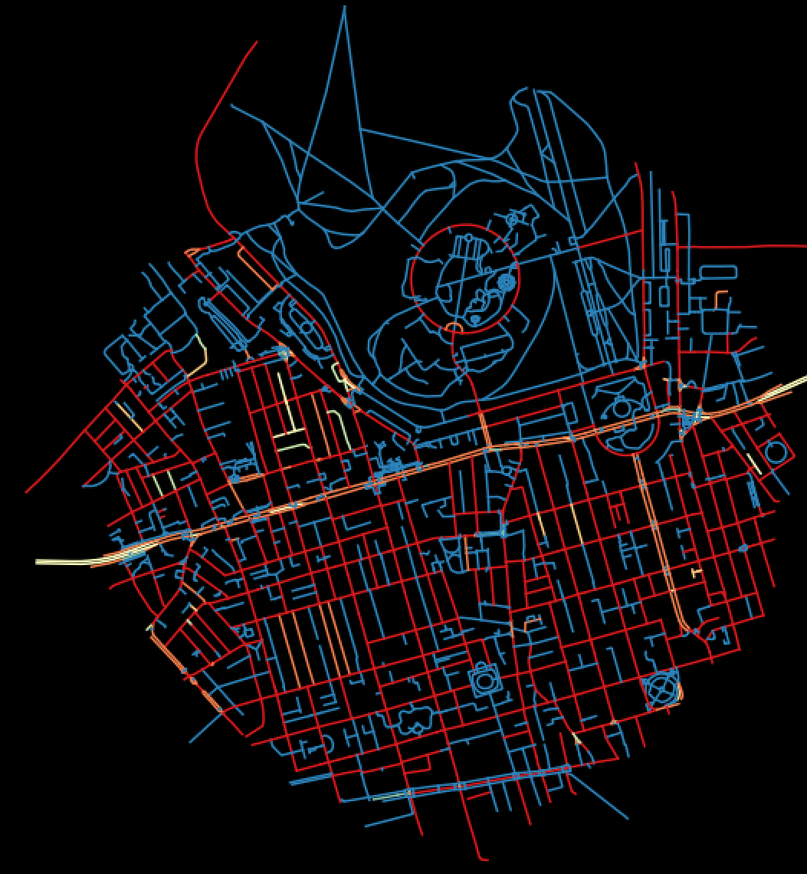
#> input picture data/map.png, 807 x 874 px, shrunk from 1053 x 1140 before the run
$ python intelligence.py
#> lines starting #> are read from the running program, lines starting #| are printed output that depends on the picture; after the words box and inside, x2 and y2 are one past the last pixel; in counts of white or black regions, pixels touching at a corner belong together
from skimage import io, util
import numpy as np
from colours import fg,bg,decor
# This is a template.
# You should modify the functions below to match
# the signatures determined by the project specification

#NOTE:docs and inline comments finished
def find_red_pixels(*args,**kwargs):
    """Parameters:
    -
    - Filename
    - Lower colour threshold
    - Upper colour threshold
    Code:
    -
    - io.imread() read the image file into a 3d array
    - np.zeros sets up a array filled with zeros with a width of img_data.shape[0] and a height of img_data.shape[1]
    - the nested for loop enumerates through the image dasta array
    - the if statement changes the zeros 2 ones of the corresponding red pixels in the array
    - io.saved the new array as a image
    """
    #gather the arguments
    map = args[0]
    upper_threshold = kwargs["upper_threshold"]
    lower_threshold = kwargs["lower_threshold"]
    #read the image
    img_data = io.imread(map)
#> img_data is the input picture: shape (874, 807, 4); mean R, G, B, A 15.7, 11.7, 14.8, 255
    #create an array of zeros with the same size as the image
    red_pixels = np.zeros((img_data.shape[0],img_data.shape[1]))
    #loop through the image data
    for i, x in enumerate(img_data):
        for j, y in enumerate(x):
            #if the pixel is red change the corresponding pixel in the red_pixels array to 1
            if y[0]> upper_threshold and y[1]<lower_threshold and y[2] < lower_threshold:
                red_pixels[i][j] = 1
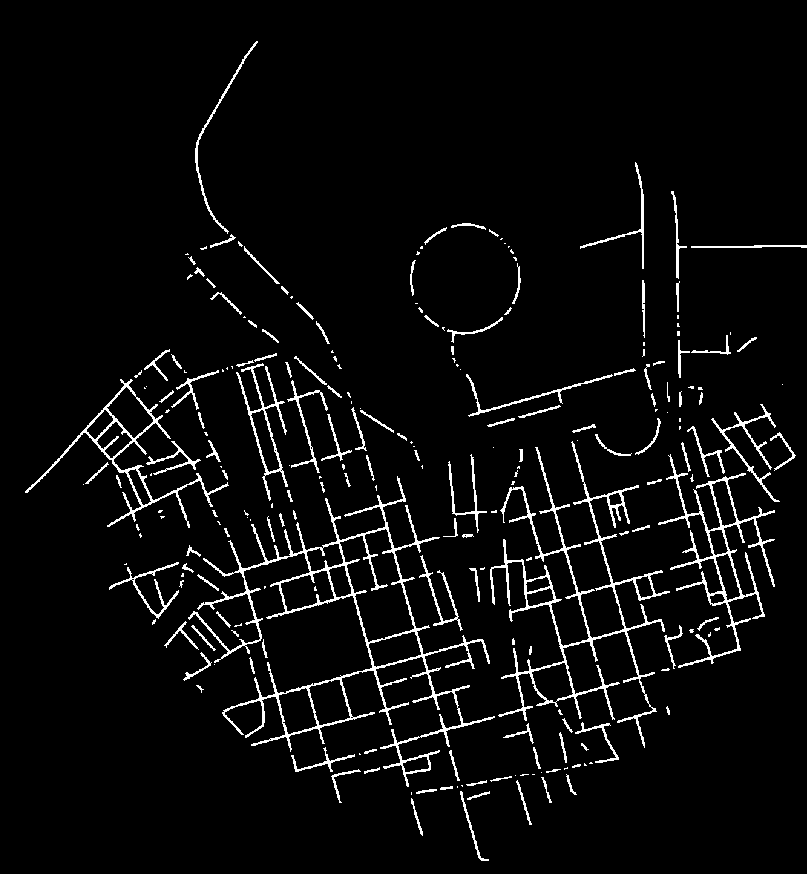
#> red_pixels: shape (874, 807) float64; values 0 (black) and 1 (white), 4.4% white in thin lines or dots
    #save the red_pixels array as a image
    io.imsave("data//map-red-pixels.jpg",red_pixels)
    #return the red_pixels array
    return red_pixels

#NOTE:docs and inline comments finished
def find_cyan_pixels(*args,**kwargs):
    """
    Parameters:
    -
    - Filename
    - Lower colour threshold
    - Upper colour threshold
    Code:
    -
    - io.imread() read the image file into a 3d array
    - np.zeros sets up a array filled with zeros with a width of img_data.shape[0] and a height of img_data.shape[1]
    - the nested for loop enumerates through the image dasta array
    - the if statement changes the zeros 2 ones of the corresponding cyan pixels in the array
    - io.saved the new array as a image
    """
    #gather the arguments
    map = args[0]
    upper_threshold = kwargs["upper_threshold"]
    lower_threshold = kwargs["lower_threshold"]
    #read the image
    img_data = io.imread(map)
    #create an array of zeros with the same size as the image
    cyan_pixels = np.zeros((img_data.shape[0],img_data.shape[1]))
    #loop through the image data
    for i, x in enumerate(img_data):
        for j, y in enumerate(x):
            #if the pixel is cyan change the corresponding pixel in the cyan_pixels array to 1
            if y[0]< lower_threshold and y[1]>upper_threshold and y[2] > upper_threshold:
                cyan_pixels[i][j] = 1
    #save the cyan_pixels array as a image
    io.imsave("data//map-cyan-pixels.jpg",cyan_pixels)
    #return the cyan_pixels array
    return cyan_pixels

#NOTE:docs and inline comments finished
def detect_connected_components(*args,**kwargs):
    """

    Parameters:
    -
    - IMG
    - upper threshold
    - lower threshold

    Code:
    -
    - Gets the connected components of a specific colour in an image
"""
    # gives use IMG variable
    IMG = args[0]
    #Sets up MARK witht the same size as IMG but filled with zeros
    MARK = np.zeros((IMG.shape[0],IMG.shape[1]))
    #sets up a Q for the neigbours
    Q = np.empty((2,0), dtype=list)
    #sets up a list for the connected components
    connected_components = []
    component_counter = 1
    # loops through the pixels in the image
    for x, i in enumerate(IMG):
        for y, j in enumerate(i):
            # if the pixel is a 1 and not marked
            if j == 1 and MARK[x][y]==0:
                # mark the pixel
                MARK[x][y] = 1
                # add the pixel to the queue
                coord = [x , y]
                Q = np.append(Q,coord)
                count = 0
                # checks if there are still unvisted valid neighbours
                while len(Q) != 0:
                    # creates a variable q and deletes the first element in the queue
                    q = [Q.item(0) , Q.item(1)]
                    count += 1
                    #deletes x and y coord
                    Q = np.delete(Q,0)
                    Q = np.delete(Q,0)
                    # loops through and gets the neighbours of the pixel
                    for i in get_neighbors(q[0],q[1], IMG.shape):
                        # if the neighbour is a 1 and not marked mark the neighbour and add its x,y to the queueS
                        if IMG[i[0]][i[1]] == 1 and MARK[i[0]][i[1]] == 0:
                                #sets mark to the number of the component to keep track of them
                                MARK[i[0]][i[1]] = component_counter
                                Q = np.append(Q,[i[0],i[1]])
                # adds the number of pixels in the connected component to the list
                component_counter += 1
                connected_components.append(count)
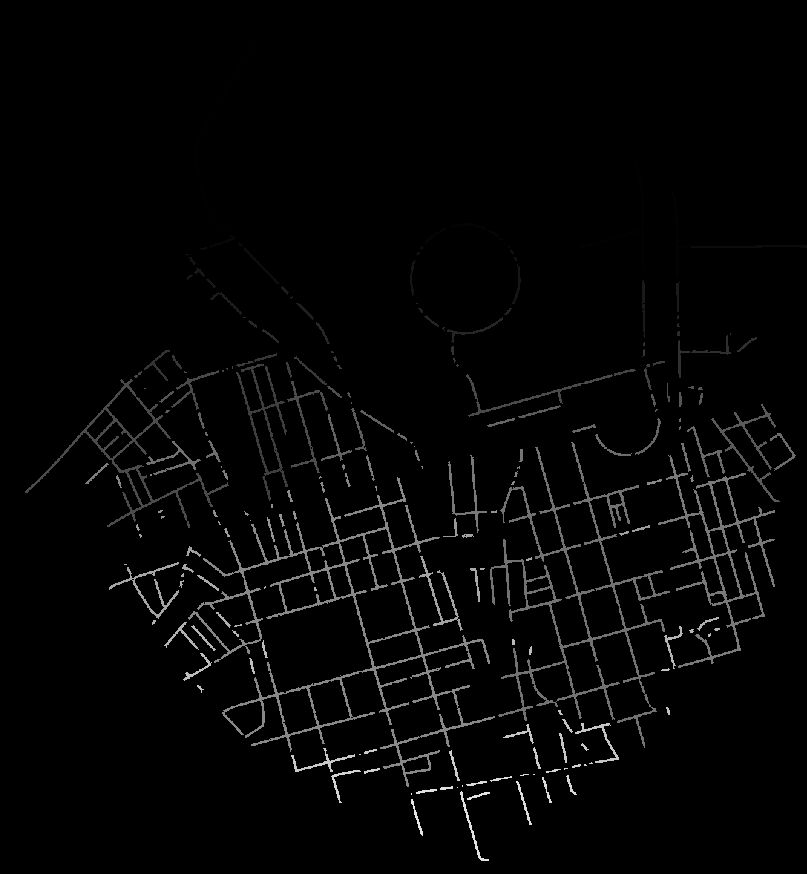
#> MARK: shape (874, 807) float64; min 0, max 229, mean 4.9
#> after the loop, component_counter = 230; connected_components = 229 values, max 7213 at index 135, min 1 at index 69, mean 136.4
    #opens a file
    with open("data\\cc-output-2a.txt","w") as out_file:
        #loops through the connected components
        for index, pix_count in enumerate(connected_components):
            #writes the connected component to the file
            out_file.write(f"Connected component: {index+1}, number of pixels = {pix_count} pixels\n")
#> this loop made 229 passes
#> pix_count on passes 1 to 3: 526, 417, 242
        #writes the total number of connected components to the file
        out_file.write(f"Total connected components: {len(connected_components)}")
    return MARK

#NOTE:docs and inline comments finished
def get_neighbors(x:int,y:int, size:tuple)->list:
    """
    Parameters:
    -
    - x = x coord
    - y = y coord
    - size = tuple with size of the image
    Code:
    -
    - creates an empty array
    - loops through the neighbours
    - creates temp variables for the x and y coords
    - if bounds are ok
    - if the x and y coords are not the same as the original x and y coords
    - add the x and y coords to the array
    - return array
    """
    #creates an empty array
    array = []
    #loops through the neighbours
    for i in range(-1, 2):
        for j in range(-1, 2):
            #creates temp variables for the x and y coords
            temp_x = x + i
            temp_y = y + j
            # if bounds are ok
            if temp_x >= 0 and temp_x < size[0] and temp_y >=0 and temp_y < size[1]:
                # if the x and y coords are not the same as the original x and y coords
                if temp_x != x or temp_y != y:
                    # add the x and y coords to the array
                    array.append((x+i, y+j))
    #return array
    return array

#NOTE: docs and inline comments finished
def detect_connected_components_sorted(*args,**kwargs):
    """
    Parameters:
    - Mark = Image with the connected components
    -
    Code:
    -
    - Sorts the connected components by the number of pixels in the component
    - Uses a bubble sort
    - Saves the image with the connected components to a sorted file
    """
    MARK = args[0]
    print(MARK)
#> (printed output is left out)


    dictionary = {}
    #Opens cc-output-2a.txt file
    with open("data\\cc-output-2a.txt","r") as in_file:
        #loops through the file
        for line in in_file:
            if line [:27] == "Total connected components:":
                break
            #splits the line into a list
            line = line.split(' ')
            #adds the component number and number of pixels to the dictionary while converting the number of pixels to an int
            #Converted to an in because otherwise the bubble sort would not work
            dictionary[int(line[2][:-1])] = int(line[7])
    #sorts the values
    comp_no, pix_no = bubble_sort(dictionary)
    dictionary = dict(zip(comp_no,pix_no))
    #opens a file
    with open("data\\cc-output-2b.txt","w") as out_file:
        #loops through the connected components
        for key,value in dictionary.items():
            #writes the connected component to the file
            out_file.write(f"Connected component: {key}, number of pixels = {value} pixels\n")
        #writes the total number of connected components to the file
        out_file.write(f"Total connected components: {len(dictionary)}")
    #biggest component
    biggest = list(dictionary.items())[0]
    # second biggest component
    second_biggest = list(dictionary.items())[1]
    #prints both components
    print(fg.cyan+f"The biggest connected component is {biggest[0]} with {biggest[1]} pixels")
    print(f"The second biggest connected component is {second_biggest[0]} with {second_biggest[1]} pixels"+decor.reset)

    # create a array of zeros with the same shape as mark
    top2 = np.zeros((MARK.shape[0],MARK.shape[1]))
    #loops through mark
    for x ,i in enumerate(MARK):
        for y, j in enumerate(i):
            #checks if the  components are the ones we are looking for
            if j == biggest[0]:
                top2[x][y] = 1
            if j == second_biggest[0]:
                top2[x][y] = 1
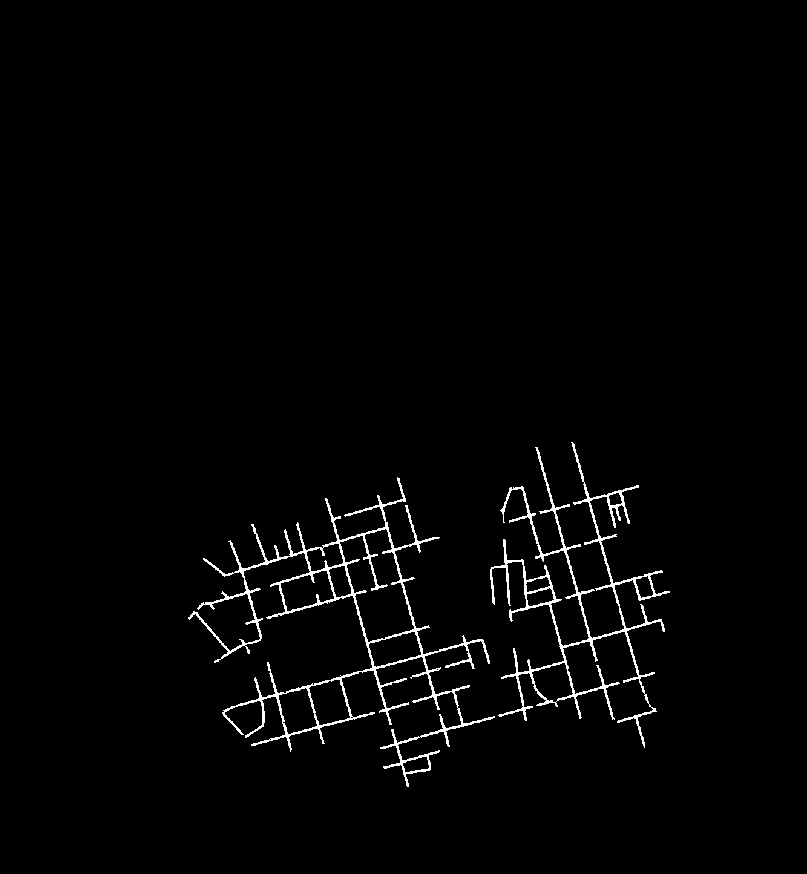
#> top2: shape (874, 807) float64; values 0 (black) and 1 (white), 1.7% white in thin lines or dots, all inside (x1, y1, x2, y2) = (188, 442, 670, 787)
    # save new array
    io.imsave("data//cc-top-2.jpg",top2)

#NOTE:docs and inline comments finished
def bubble_sort(dictionary:dict)->tuple:
    """
    Parameters:
    -
    - dictionary: a dictionary with the connected component number as the key and the number of pixels as the value

    Code:
    -
    - Bublesort sorts the components by the number of pixels
    - Sorts 2 arrays in tandem

    """
    # Splits the dictionary into two lists one for component numbers one for number of pixels
    comp_no = list(dictionary.keys())
    pix_no =  list(dictionary.values())
    # Sets swapped to false
    swapped = False
    # loops through the list
    for i in range(len(pix_no)-1):
        for j in range(0, len(pix_no)-i-1):
            # if the number of pixels is less than the next number of pixels swap the two numbers
            if pix_no[j] < pix_no[j + 1]:
                #sets swapped to true
                swapped = True
                #swaps the pixels and component numbers
                comp_no[j], comp_no[j + 1] = comp_no[j + 1], comp_no[j]
                pix_no[j], pix_no[j + 1] = pix_no[j + 1], pix_no[j]
        # if swapped is true return the component numbers and number of pixels
        if not swapped:
            return comp_no, pix_no
    return comp_no, pix_no

if __name__ == '__main__':
    detect_connected_components_sorted(detect_connected_components(find_red_pixels("data//map.png",upper_threshold=100,lower_threshold=50)))
